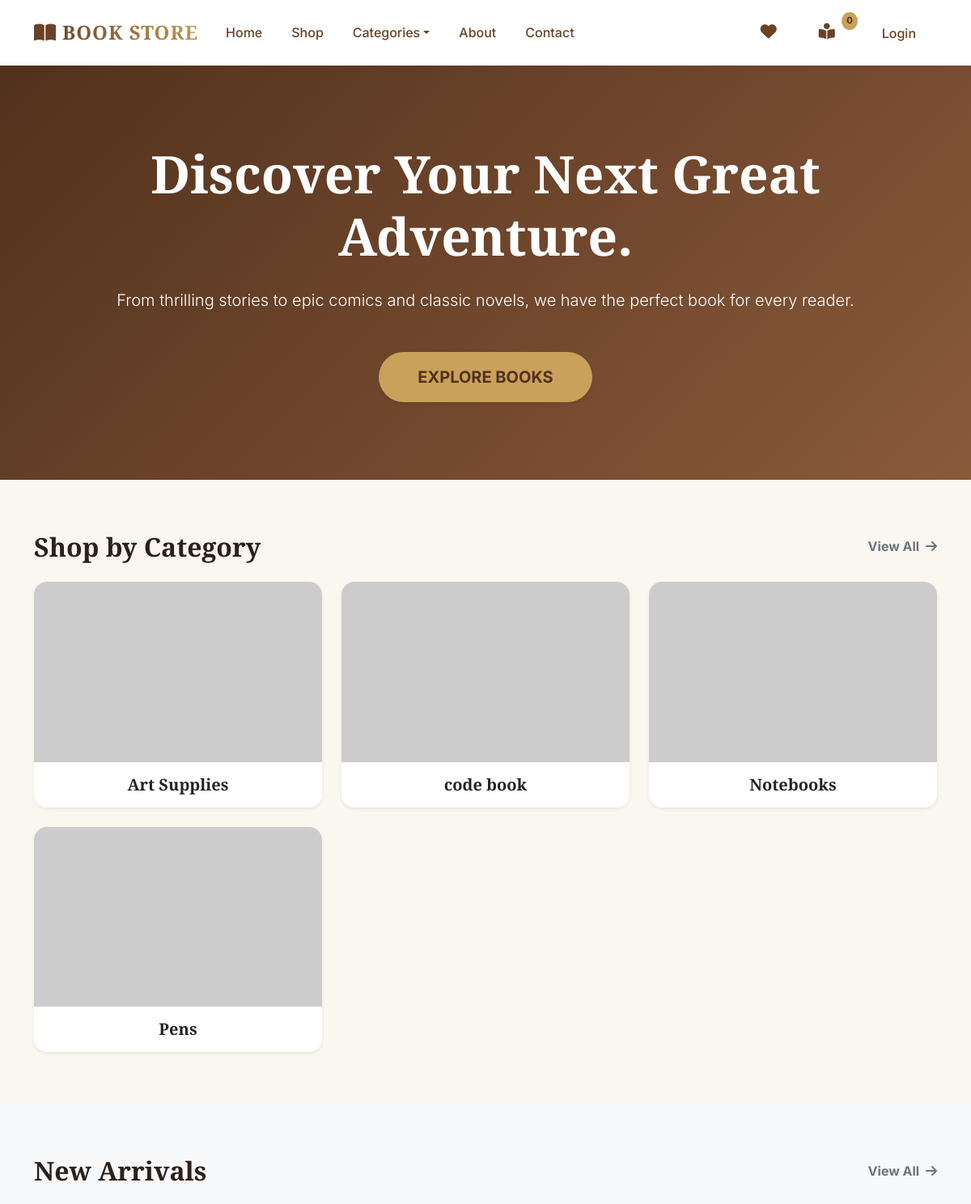
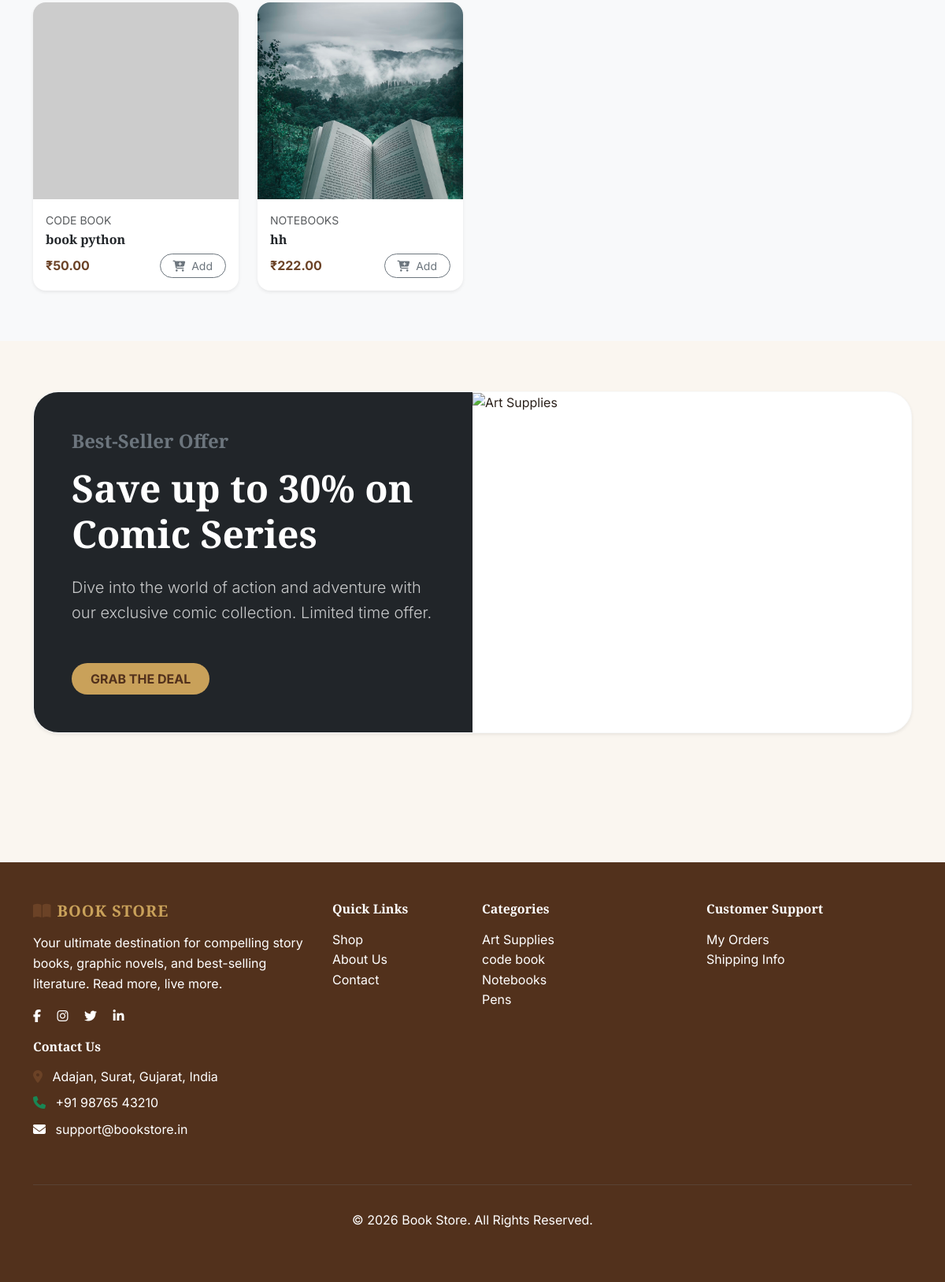
The page / on the database its author committed (2 pictures, top to bottom).
### tables this page shows
CREATE TABLE `categories` (
  `id` int(11) NOT NULL,
  `name` varchar(255) NOT NULL,
  `description` text DEFAULT NULL,
  `image` varchar(255) DEFAULT NULL,
  `created_at` timestamp NOT NULL DEFAULT current_timestamp()
);

CREATE TABLE `products` (
  `id` int(11) NOT NULL,
  `category_id` int(11) DEFAULT NULL,
  `author_id` int(11) DEFAULT NULL,
  `name` varchar(255) NOT NULL,
  `isbn` varchar(20) DEFAULT NULL,
  `publisher` varchar(255) DEFAULT NULL,
  `publication_date` date DEFAULT NULL,
  `description` text DEFAULT NULL,
  `price` decimal(10,2) NOT NULL,
  `discount` decimal(10,2) NOT NULL DEFAULT 0.00,
  `stock` int(11) NOT NULL,
  `image` varchar(255) DEFAULT NULL,
  `status` enum('active','inactive') DEFAULT 'active',
  `created_at` timestamp NOT NULL DEFAULT current_timestamp()
);

### core/classes/Database.php (called while the page is built, shortened)
<?php
class Database {
    private $host = DB_HOST;
    private $user = DB_USER;
    private $pass = DB_PASS;
    private $dbname = DB_NAME;
    private $dbh;
    public function __construct() {
        $dsn = 'mysql:host=' . $this->host . ';dbname=' . $this->dbname;
        $options = array(
            PDO::ATTR_ERRMODE => PDO::ERRMODE_EXCEPTION,
            PDO::ATTR_DEFAULT_FETCH_MODE => PDO::FETCH_ASSOC
        );
        try {
            $this->dbh = new PDO($dsn, $this->user, $this->pass, $options);
        } catch (PDOException $e) {
            $this->error = $e->getMessage();
            $current = basename($_SERVER['SCRIPT_NAME'] ?? '');
            if ($current !== 'setup.php' && php_sapi_name() !== 'cli') {
                $proto = (!empty($_SERVER['HTTPS']) && $_SERVER['HTTPS'] !== 'off') ? 'https' : 'http';
                $host = $_SERVER['HTTP_HOST'] ?? 'localhost';
                $dir = rtrim(dirname($_SERVER['SCRIPT_NAME']), '/');
                $dir = preg_replace('#/(admin|core|includes)(/.*)?$#', '', $dir);
                $dir = rtrim($dir, '/');
                $setupUrl = $proto . '://' . $host . $dir . '/setup.php';
                if (!headers_sent()) {
                    header("Location: $setupUrl");
                    exit;
                } else {
                    echo "<div style='font-family:sans-serif;max-width:600px;margin:40px auto;padding:24px;border:1px solid #fecaca;background:#fef2f2;border-radius:12px;text-align:center'>"
                        . "<h3 style='color:#991b1b'>Database not ready!</h3>"
                        . "<p>XAMPP me MySQL start karo aur <a href='$setupUrl' style='color:#0d6efd;font-weight:bold'>setup.php</a> kholo.</p>"
                        . "<p style='font-size:12px;color:#666'>Error: ".htmlspecialchars($this->error)."</p>"
                        . "<a href='$setupUrl' style='display:inline-block;margin-top:10px;padding:10px 20px;background:#0d6efd;color:#fff;border-radius:999px;text-decoration:none'>Go to Setup →</a>"
                        . "</div>";
                    exit;
                }
            }
        }
    }
    public function query($sql) {
        return $this->dbh->prepare($sql);
    }
}
?>

### core/classes/Product.php (called while the page is built, shortened)
<?php
class Product {
    private $db;
    public function __construct($db) {
        $this->db = $db;
    }
    public function getAllProducts() {
        $stmt = $this->db->query("SELECT p.*, c.name as category_name, a.name as author_name FROM products p LEFT JOIN categories c ON p.category_id = c.id LEFT JOIN authors a ON p.author_id = a.id ORDER BY p.created_at DESC");
        $stmt->execute();
        return $stmt->fetchAll(PDO::FETCH_ASSOC);
    }
    public function getCategories() {
        $stmt = $this->db->query("SELECT * FROM categories ORDER BY name ASC");
        $stmt->execute();
        return $stmt->fetchAll(PDO::FETCH_ASSOC);
    }
}
?>

### index.php (the view, shortened to what this page needs)
<?php require_once 'includes/header.php'; ?>
<section class="hero-section text-center py-5">
    <div class="container py-5">
        <h1 class="display-3 fw-bold mb-4">Discover Your Next Great Adventure.</h1>
        <p class="lead mb-5">From thrilling stories to epic comics and classic novels, we have the perfect book for every reader.</p>
        <a href="shop.php" class="btn btn-primary btn-lg shadow-sm px-5 py-3 rounded-pill text-uppercase fw-bold">Explore Books</a>
    </div>
</section>
<section class="py-5">
    <div class="container py-3">
        <div class="row align-items-center mb-4">
            <div class="col-6">
                <h2 class="fw-bold mb-0">Shop by Category</h2>
            </div>
            <div class="col-6 text-end">
                <a href="shop.php" class="text-secondary text-decoration-none fw-bold">View All <i class="fas fa-arrow-right ms-1"></i></a>
            </div>
        </div>
        <div class="row g-4">
            <?php
            $categories = $productModel->getCategories();
            foreach($categories as $cat): ?>
            <div class="col-md-4">
                <a href="shop.php?category=<?php echo $cat['id']; ?>" class="text-decoration-none">
                    <div class="card border-0 shadow-sm rounded-4 overflow-hidden h-100 category-card position-relative">
                        <img src="assets/images/<?php echo $cat['image']; ?>" class="card-img-top" alt="<?php echo $cat['name']; ?>" onerror="this.src='https://via.placeholder.com/400x250?text=<?php echo urlencode($cat['name']); ?>'">
                        <div class="card-body text-center bg-white">
                            <h5 class="fw-bold text-dark mb-0"><?php echo $cat['name']; ?></h5>
                        </div>
                    </div>
                </a>
            </div>
            <?php endforeach; ?>
        </div>
    </div>
</section>
<section class="py-5 bg-light">
    <div class="container py-3">
        <div class="row align-items-center mb-4">
            <div class="col-6">
                <h2 class="fw-bold mb-0">New Arrivals</h2>
            </div>
            <div class="col-6 text-end">
                <a href="shop.php" class="text-secondary text-decoration-none fw-bold">View All <i class="fas fa-arrow-right ms-1"></i></a>
            </div>
        </div>
        <div class="row g-4">
            <?php
            $products = $productModel->getAllProducts();
            $featured = array_slice($products, 0, 4);
            foreach($featured as $p): ?>
            <div class="col-md-3">
                <div class="card product-card h-100 shadow-sm border-0 rounded-4 overflow-hidden">
                    <img src="assets/images/<?php echo $p['image']; ?>" class="card-img-top" alt="<?php echo $p['name']; ?>" onerror="this.src='https://via.placeholder.com/300x300?text=<?php echo urlencode($p['name']); ?>'">
                    <div class="card-body d-flex flex-column">
                        <small class="text-muted mb-1 d-block text-uppercase small ls-1"><?php echo htmlspecialchars($p['category_name'] ?? 'Book'); ?></small>
                        <h6 class="fw-bold mb-2">
                            <a href="product.php?id=<?php echo $p['id']; ?>" class="text-dark text-decoration-none"><?php echo $p['name']; ?></a>
                        </h6>
                        <div class="mt-auto d-flex align-items-center justify-content-between">
                            <span class="fw-bold text-primary"><?php echo CURRENCY; ?><?php echo $p['price']; ?></span>
                            <form action="cart_action.php" method="POST">
                                <button type="submit" class="btn btn-sm btn-outline-secondary rounded-pill px-3">
                                    <i class="fas fa-cart-plus me-1"></i> Add
                                </button>
                            </form>
                        </div>
                    </div>
                </div>
            </div>
            <?php endforeach; ?>
        </div>
    </div>
</section>
<section class="py-5">
    <div class="container py-3">
        <div class="row g-0 rounded-5 overflow-hidden shadow-sm bg-white border border-light">
            <div class="col-md-6 bg-dark text-white p-5 d-flex flex-column justify-content-center">
                <h4 class="text-secondary fw-bold mb-3">Best-Seller Offer</h4>
                <h2 class="display-5 fw-bold mb-4">Save up to 30% on Comic Series</h2>
                <p class="mb-5 lead opacity-75">Dive into the world of action and adventure with our exclusive comic collection. Limited time offer.</p>
                <div>
                    <a href="shop.php" class="btn btn-primary px-4 py-2 fw-bold text-uppercase rounded-pill">Grab the Deal</a>
                </div>
            </div>
            <div class="col-md-6 d-none d-md-block">
                <img src="https://images.unsplash.com/photo-1513364776144-60967b0f800f?auto=format&fit=crop&q=80&w=800" class="w-100 h-100 object-fit-cover" alt="Art Supplies">
            </div>
        </div>
    </div>
</section>
<?php require_once 'includes/footer.php'; ?>

### includes/footer.php (shortened to what this page needs)
</main>
<footer class="footer">
    <div class="container">
        <div class="row">
            <div class="col-md-4 mb-3">
                <h5 class="fw-bold mb-3"><i class="fas fa-book-open me-2 text-primary"></i><span class="brand-text">Book Store</span></h5>
                <p>Your ultimate destination for compelling story books, graphic novels, and best-selling literature. Read more, live more.</p>
                <div class="social-links">
                    <a href="#" class="text-white me-3"><i class="fab fa-facebook-f"></i></a>
                    <a href="#" class="text-white me-3"><i class="fab fa-instagram"></i></a>
                    <a href="#" class="text-white me-3"><i class="fab fa-twitter"></i></a>
                    <a href="#" class="text-white"><i class="fab fa-linkedin-in"></i></a>
                </div>
            </div>
            <div class="col-md-2 mb-3">
                <h6 class="fw-bold mb-3">Quick Links</h6>
                <ul class="list-unstyled">
                    <li><a href="<?php echo APP_URL; ?>/shop.php" class="text-white text-decoration-none">Shop</a></li>
                    <li><a href="<?php echo APP_URL; ?>/about.php" class="text-white text-decoration-none">About Us</a></li>
                    <li><a href="<?php echo APP_URL; ?>/contact.php" class="text-white text-decoration-none">Contact</a></li>
                </ul>
            </div>
            <div class="col-md-3 mb-3">
                <h6 class="fw-bold mb-3">Categories</h6>
                <ul class="list-unstyled">
                    <?php
                    if(isset($productModel)) {
                        $footerCats = $productModel->getCategories();
                        $footerCats = array_slice($footerCats, 0, 4);
                        foreach($footerCats as $fc) {
                            echo '<li><a href="'.APP_URL.'/shop.php?category='.$fc['id'].'" class="text-white text-decoration-none">'.$fc['name'].'</a></li>';
                        }
                    }
                    ?>
                </ul>
            </div>
            <div class="col-md-2 mb-3">
                <h6 class="fw-bold mb-3">Customer Support</h6>
                <ul class="list-unstyled">
                    <li><a href="<?php echo APP_URL; ?>/orders.php" class="text-white text-decoration-none">My Orders</a></li>
                    <li><a href="<?php echo APP_URL; ?>/about.php" class="text-white text-decoration-none">Shipping Info</a></li>
                </ul>
            </div>
            <div class="col-md-3 mb-3">
                <h6 class="fw-bold mb-3">Contact Us</h6>
                <ul class="list-unstyled">
                    <li class="mb-2"><i class="fas fa-map-marker-alt me-2 text-primary"></i> Adajan, Surat, Gujarat, India</li>
                    <li class="mb-2"><i class="fas fa-phone me-2 text-success"></i> +91 98765 43210</li>
                    <li class="mb-2"><i class="fas fa-envelope me-2"></i> support@bookstore.in</li>
                </ul>
            </div>
        </div>
        <hr class="mt-4 border-secondary">
        <div class="text-center py-3">
            <p class="mb-0">&copy; <?php echo date("Y"); ?> Book Store. All Rights Reserved.</p>
        </div>
    </div>
</footer>
</body>
</html>

### assets/css/style.css (style rules this page uses)
:root { --primary-color: #6b4226; --primary-color-dark: #52311c; --secondary-color: #c9a15a; --accent-color: #8a5a3b; --light-bg: #faf6f0; --white: #ffffff; --dark: #2b211b; --transition: all 0.3s ease; }
body { font-family: 'Inter', sans-serif; background-color: var(--light-bg); color: var(--dark); line-height: 1.6; }
h1, h2, h3, h4, h5, h6, .font-serif { font-family: 'Playfair Display', 'Inter', serif; }
.brand-text { font-family: 'Playfair Display', serif; font-weight: 800; letter-spacing: 1px; background: linear-gradient(45deg, var(--primary-color), var(--secondary-color)); -webkit-background-clip: text; background-clip: text; -webkit-text-fill-color: transparent; text-transform: uppercase; }
.hero-section { background: linear-gradient(135deg, var(--primary-color-dark), var(--accent-color)); color: var(--white); padding: 100px 0; text-align: center; }
.hero-section h1 { font-family: 'Playfair Display', serif; }
.product-card { background: var(--white); border: none; border-radius: 15px; overflow: hidden; transition: var(--transition); height: 100%; }
.product-card img { height: 250px; object-fit: cover; }
.btn-primary { background-color: var(--secondary-color); border: none; padding: 10px 25px; border-radius: 5px; font-weight: 600; color: var(--primary-color-dark); }
.text-primary { color: var(--primary-color) !important; }
.footer { background-color: var(--primary-color-dark); color: var(--white); padding: 50px 0; margin-top: 100px; }
.footer .brand-text { -webkit-text-fill-color: initial; background: none; color: var(--secondary-color); }
a { color: var(--primary-color); }

### rows shown on the page
categories: name "Art Supplies"
categories: name "code book"
categories: name "Notebooks"
categories: name "Pens"
products: category.name "CODE BOOK", name "book python", price "50.00"
products: image (picture), category.name "NOTEBOOKS", name "hh", price "222.00"
